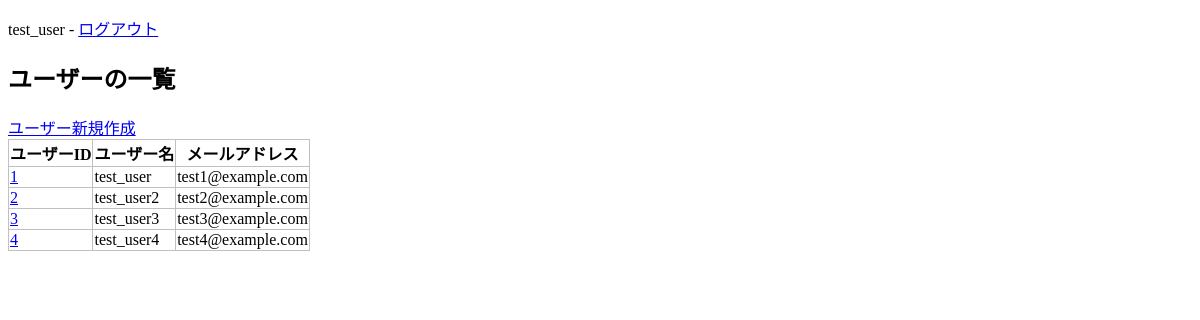
Before: /crud/users (signed in) with the older database file.
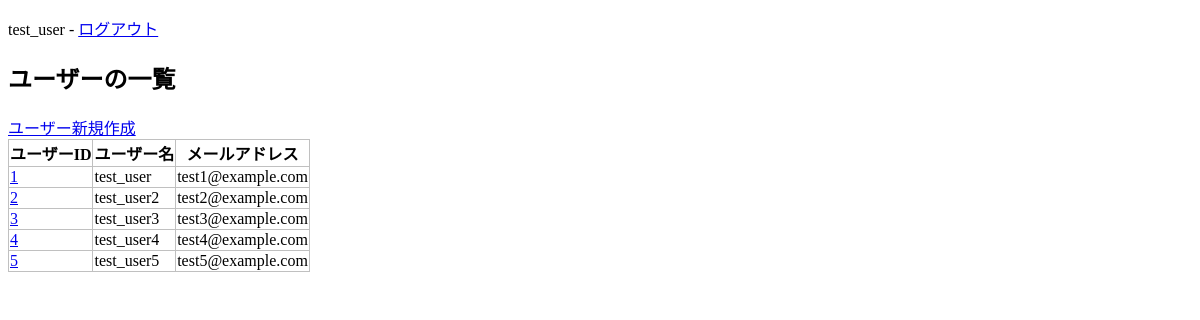
After: the same page with the newer database file.
### apps/crud/models.py (models this page shows, shortened)
class User(db.Model, UserMixin):
    __table_name__ = "users"
    id = db.Column(db.Integer, primary_key=True)
    username = db.Column(db.String, index=True)
    email = db.Column(db.String, index=True, unique=True)
    password_hash = db.Column(db.String)
    created_at = db.Column(db.DateTime, default=datetime.now)
    updated_at = db.Column(
        db.DateTime, default=datetime.now, onupdate=datetime.now
    )
    @property
    def password(self):
        raise AttributeError("読み取り不可")

### apps/crud/views.py (the view)
@crud.route("/users")
@login_required
def users():
    users = User.query.all()
    return render_template("crud/index.html", users=users)

### apps/crud/models.py (called while the page is built)
@login_manager.user_loader
def load_user(user_id: int):
    return User.query.get(user_id)

### apps/crud/templates/crud/index.html (shortened to what this page needs)
{% extends "crud/base.html" %}
{% block content %}
<h2>ユーザーの一覧</h2>
<a href="{{ url_for('crud.create_user') }}">ユーザー新規作成</a>
<table>
    <tr>
        <th>ユーザーID</th>
        <th>ユーザー名</th>
        <th>メールアドレス</th>
    </tr>
    {% for user in users %}
    <tr>
        <td>
            <a href="{{ url_for('crud.edit_user', user_id=user.id) }}">{{ user.id }}</a>
        </td>
        <td>{{ user.username }}</td>
        <td>{{ user.email }}</td>
    </tr>
    {% endfor %}
</table>
{% endblock %}

### apps/crud/templates/crud/base.html (shortened to what this page needs)
<!DOCTYPE html>
<html lang="ja">
<head>
    <link rel="stylesheet" href="{{ url_for('crud.static', filename='style.css' ) }}" />
</head>
<body>
    <div>
        {% if current_user.is_authenticated %}
        <p>
            <span>{{ current_user.username }}</span> -
            <span><a href="{{ url_for('auth.logout') }}">ログアウト
                </a></span>
        </p>
        {% endif %}
    </div>
    {% block content %}{% endblock %}
</body>
</html>

### apps/crud/static/style.css (style rules this page uses)
table { border-collapse: collapse; }
table, th, td { border: 1px solid #c0c0c0; }

Changed rows visible on the page:
added User: id "5", username "test_user5", email "test5@example.com"
